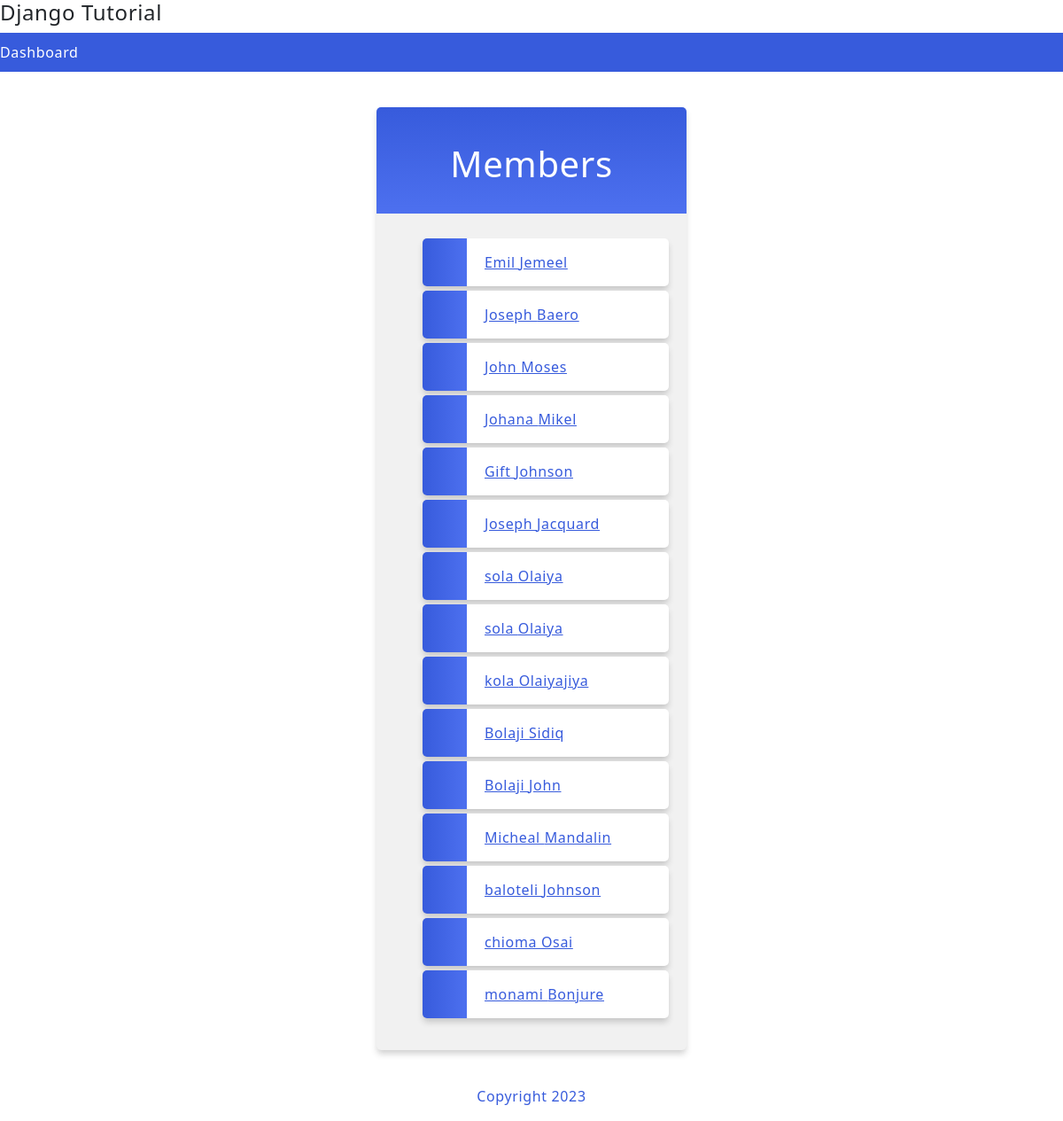
Screenshot of /members/ (signed in) with the database file from the repository.
### members/models.py (models this page shows, shortened)
class Member(models.Model):
    firstname = models.CharField(max_length=255)
    lastname = models.CharField(max_length=255)
    phone = models.IntegerField(null=True)
    joined_date = models.DateField(null=True)
    email = models.CharField(max_length=225, null=True)
    password = models.CharField(max_length=225, null=True)
    pic = models.CharField(max_length=225, null=True)

### members/views.py (the view)
# urls.py: path('members/', views.members, name = 'members'),
def members(request):
    userID=request.session['userid']
    if userID != None:
        mymember = Member.objects.all().values()
        template = loader.get_template('all_members.html')
        context = {'mymember': mymember, "userID":userID}
        return HttpResponse(template.render(context, request))
    else:
        return redirect('/')

### members/templates/all_members.html (shortened to what this page needs)
{% extends 'base.html' %}
{% block content %}
<div class="mycard">
    <h1>Members</h1>
    <ul>
        {% for x in mymember %}
            {% if x.firstname == 'Emili' %}
                <li><a href="details/{{x.id}}"> {{ x.firstname }} {{ x.lastname}}</a></li>
            {% elif x.lastname == 'mikel' %}
                <li><a href="details/{{x.id}}"> {{ x.firstname }} {{ x.lastname}}</a></li>
            {% else %}
                <li><a href="details/{{x.id}}"> {{ x.firstname }} {{ x.lastname}}</a></li>
            {% endif %}
        {% empty %}
        <li>No members </li>
        {% endfor %}
    </ul>
</div>
{% endblock %}

### mystaticfiles/mycss.css (style rules this page uses)
body { margin: 0; font: 600 18px 'source Sans Pro', sans-serif; letter-spacing: 0.64px; color: #585d74; }
.mycard { background-color: #f1f1f1; background-image: linear-gradient(to bottom, #375BDC, #4D70Ef); background-size: 100% 120px; background-repeat: no-repeat; margin: 40px auto; width: 350px; border-radius: 5px; box-shadow: 0 5px 7px -1px rgba(51, 51, 51, 0.23); padding: 20px; }
.mycard h1 { text-align: center; color: #ffffff; margin: 20px 0 60px 0; }
ul { list-style-type: none; padding: 0; margin: 0; }
li { background-color: #ffffff; background-image: linear-gradient(to right, #375BDC, #4d70ef); background-size: 50px 60px; background-repeat: no-repeat; cursor: pointer; transition: transform .25s; border-radius: 5px; box-shadow: 0 5px 7px -1px rgba(51, 51, 51, 0.23); padding: 15px; padding-left: 70px; margin-top: 5px; }
a:link, a:visited { color: #375BDC; }

### rows the page displays
Member: firstname "Emil", lastname "Jemeel"
Member: firstname "Joseph", lastname "Baero"
Member: firstname "John", lastname "Moses"
Member: firstname "Johana", lastname "Mikel"
Member: firstname "Gift", lastname "Johnson"
Member: firstname "Joseph", lastname "Jacquard"
Member: firstname "sola", lastname "Olaiya"
Member: firstname "sola", lastname "Olaiya"
Member: firstname "kola", lastname "Olaiyajiya"
Member: firstname "Bolaji", lastname "Sidiq"
Member: firstname "Bolaji", lastname "John"
Member: firstname "Micheal", lastname "Mandalin"
Member: firstname "baloteli", lastname "Johnson"
Member: firstname "chioma", lastname "Osai"
Member: firstname "monami", lastname "Bonjure"
